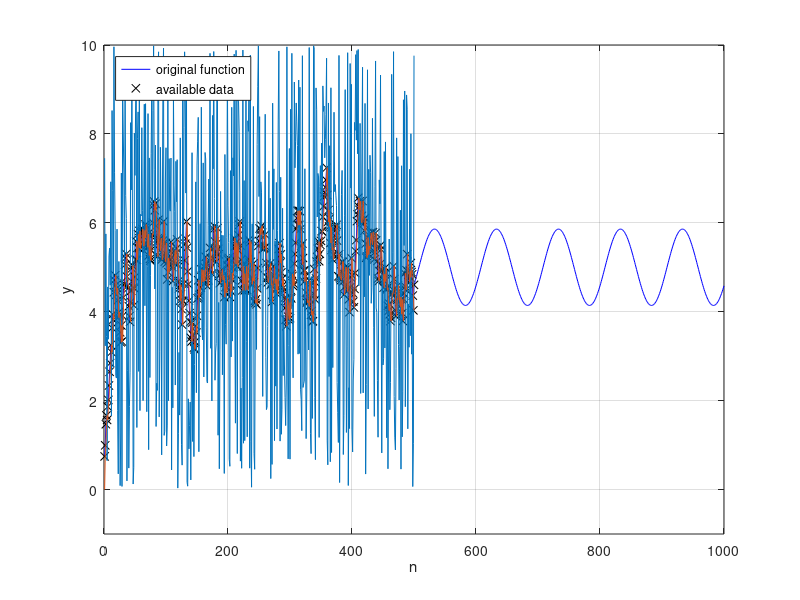

Write the MATLAB code that produced this figure.
% generate data
function [X,Xtrain,Ytrain,fig,y] = data_generator()

% data generator
umin=-5;
umax=5;
Tc=0.1;
T=0.01;
n=linspace(1,1000,1000);
X =rand(1,500).*(umax-umin);
%X= [X,rand(1,500).*(umax-umin)];
X(501:1:1000)=sin(2*pi*1*n(501:1000)*T)+5;
%X=sin(n)*10;
k=1;
y1(1)=0;

for(i=1:1:1000)
    y(i)=(((y1(i))*(Tc-T))+X(i)*T*k)/Tc;
    y1(i+1)=y(i);    
end
y1=y1(1:1:1000);
X=[X;y1];
%f = abs( (X.^1.95)) + 2;
f=y;
fig = figure;
plot(n,f,'b-')
hold on
grid on

% available data points
Ytrain = f ;%+ 5*(rand(1,length(f))-.5);
Xtrain = X(:,1:500);
%n=n([1:30 81:450 601:930 970:1000]);
n=n(1:500);
Ytrain = Ytrain(1:500);
plot(n,Ytrain,'kx',n,Xtrain)
xlabel('n')
ylabel('y')
ylim([-1 10])
legend('original function','available data','location','northwest')
end
